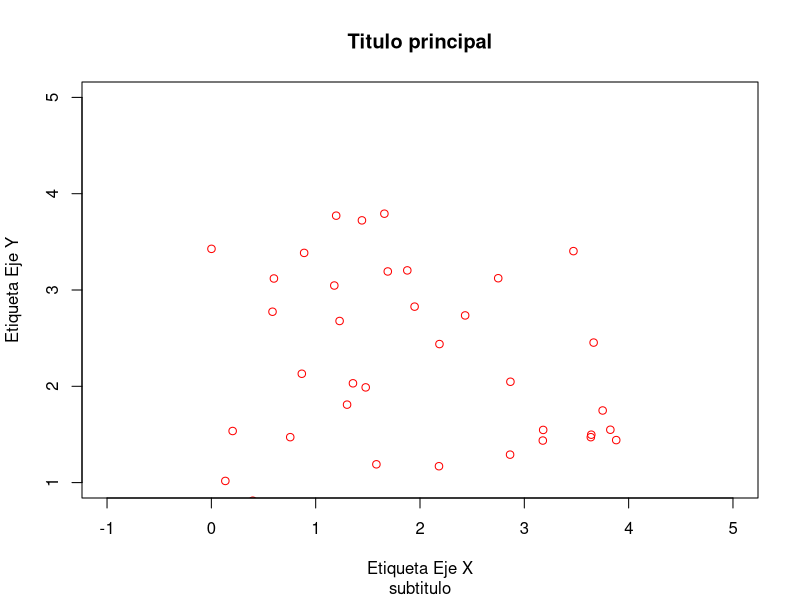
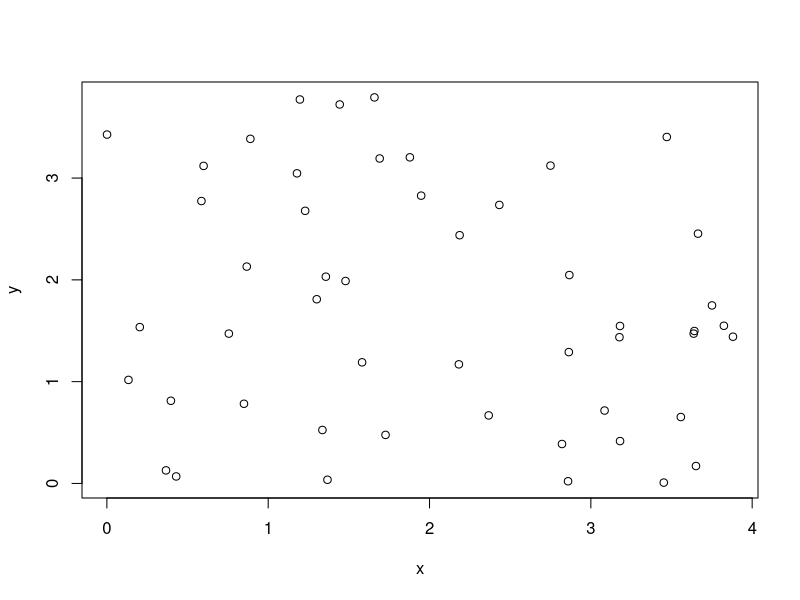
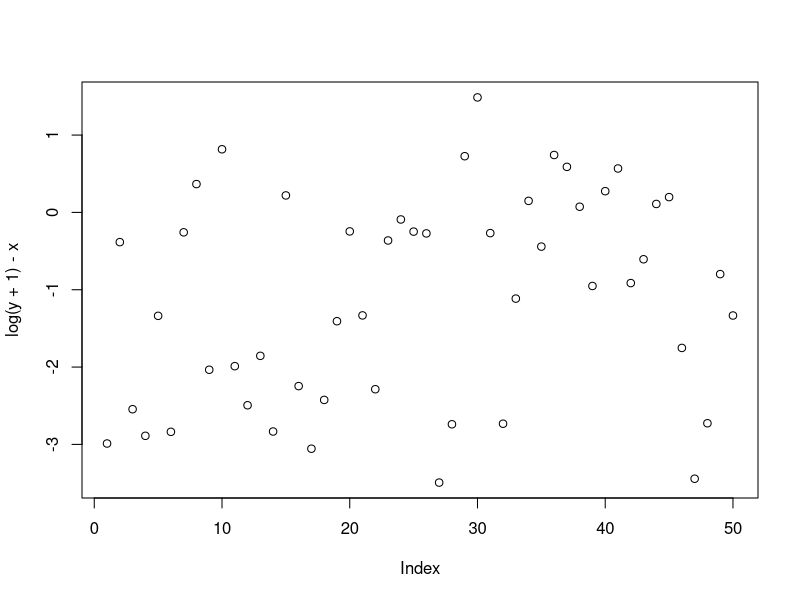
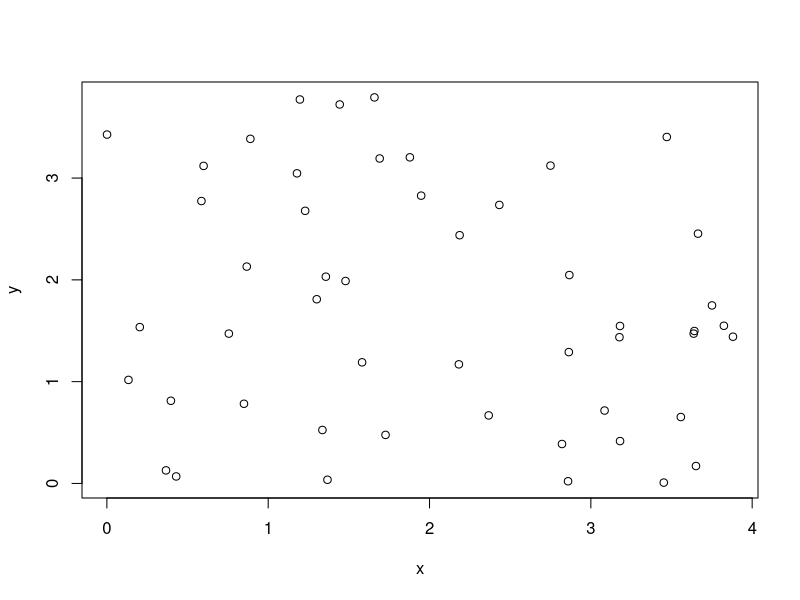
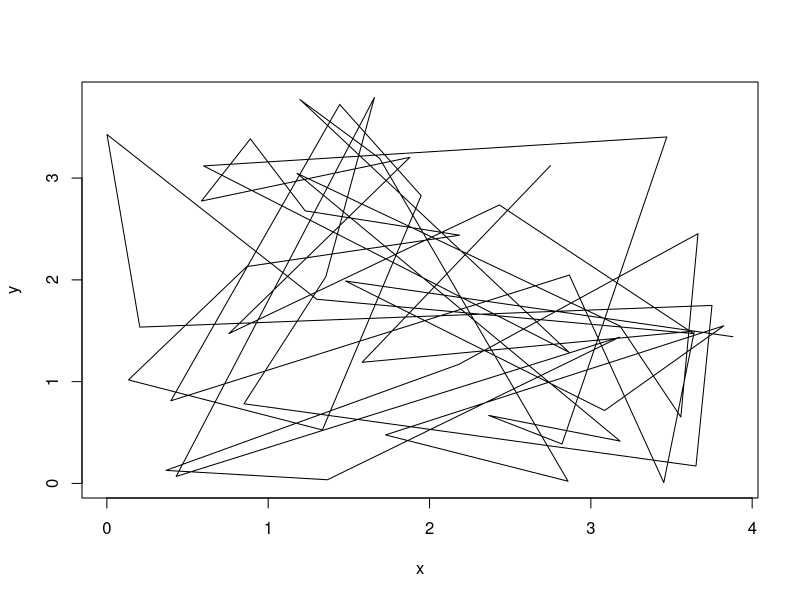
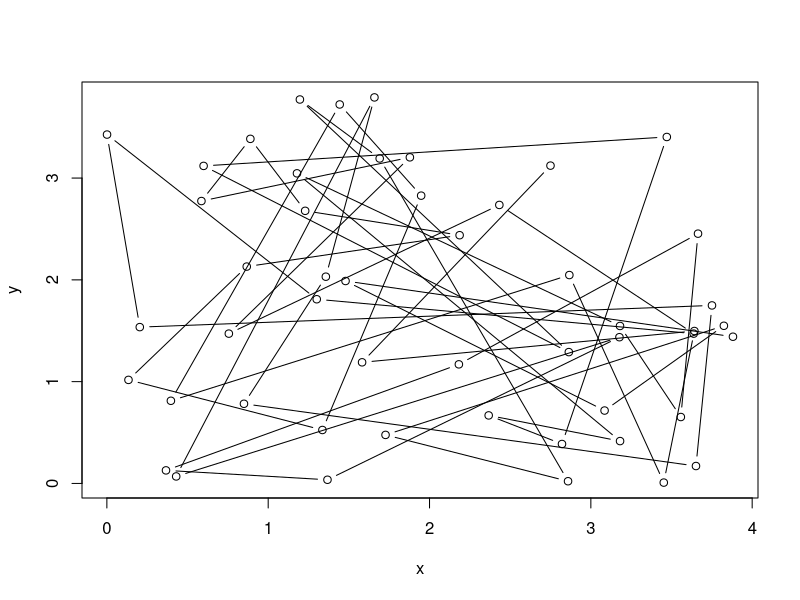
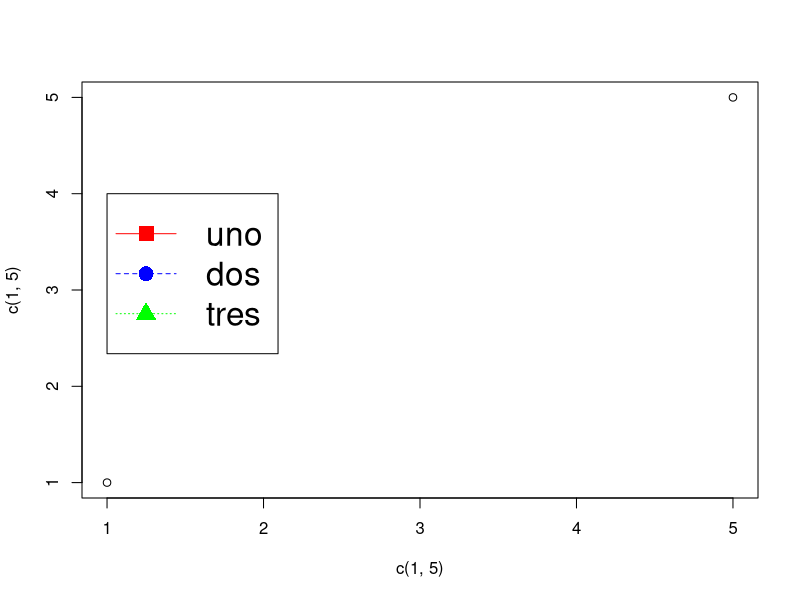
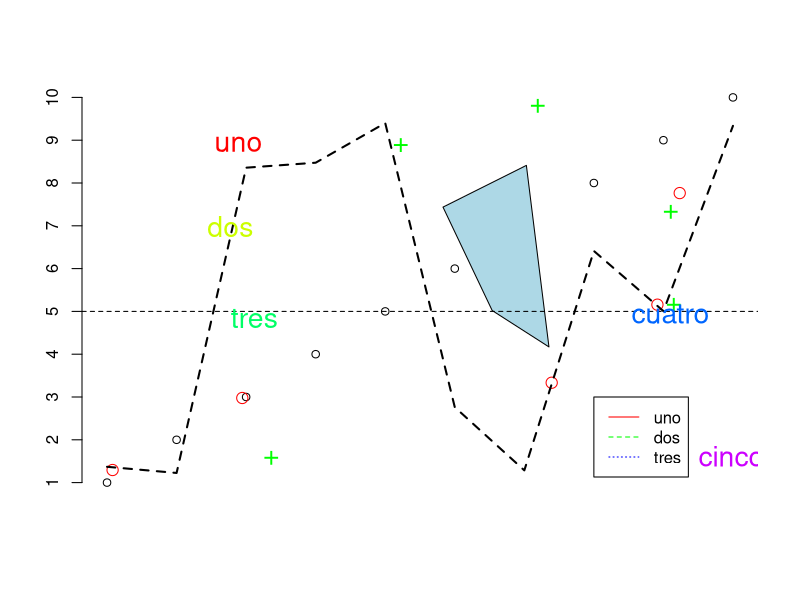

These charts were generated, in order, by the following R code:
#Graficos en R
# El comando plot()

x <- runif(50, 0, 4) # 50 numeros que sigen la normal entre 0 y 4
y <- runif(50, 0, 4) # 50 numeros que sigen la normal entre 0 y 4
plot(x, y, main = "Titulo principal", sub = "subtitulo", xlab = "Etiqueta Eje X", ylab = "Etiqueta Eje Y", xlim = c(-1, 5), ylim = c(1, 5), col = "red") # Grafica de dispersion

# Varicaciones de plot

z <- cbind(x, y)
z
plot(z)

plot(log(y + 1) - x)

plot(x, y, type = "p") # Grafica de puntos

plot(x, y, type = "l") # Grafica de lineas

plot(x, y, type = "b") # Grafica de puntos y lineas

plot(c(1, 5), c(1, 5))
legend(1, 4, c("uno", "dos", "tres"), lty = 1:3, col = c("red", "blue", "green"), pch = 15:17, cex = 2)

#Elementos parecidos a un "plot"
plot(1:10, 1:10, axes = FALSE, xlab = "", ylab = "")
polygon(runif(4, 1, 10), runif(4, 1, 10), col = "lightblue")
points(runif(5, 1, 10), runif(5, 1, 10), cex = 1.5, col = "red")
points(runif(5, 1, 10), runif(5, 1, 10), pch = "+", cex = 1.7, col = "green")
lines(1:10, runif(10, 1, 10), lty = 2, lwd = 2)
text(runif(5, 1, 10), runif(5, 1, 10), labels = c("uno", "dos", "tres", "cuatro", "cinco"), cex = 1.7, col = rainbow(5), abline(h = 5, lty = 2))
axis(2, labels = 1:10, at = 1:10)
legend(8, 3, lty = c(1:3), col = rainbow(3), legend = c("uno", "dos", "tres"))

#Tipos de puntos en un plot con los comandos plot: pch, cex, col 
plot(x, y, type = "n")
points(x, y, pch = 3, col = "red")
plot(c(1, 10), c(1, 3), type = "n", axes = FALSE, xlab = "", ylab = "")
points(1:10, rep(1, 10), pch = 1:10, cex = 2, col = "blue")
points(1:10, rep(2, 10), pch = 11:20, cex = 2, col = "red")
points(1:5, rep(3, 5), pch = 21:25, cex = 2, col = "blue", bg = "yellow")

par(mfrow = c(2, 2))
plot(rnorm((10)))
plot(runif(5), rnorm(5))
plot(runif(10))
plot(rnorm(10), rnorm(10))

#Bar char y dot char

VADeaths

barplot(VADeaths, beside = TRUE, ylim = c(0, 90), ylab = "Muertes por cada 1000", main = "Tasas de Mortalidad en Virginia")

dotchart(VADeaths, xlim = c(0, 75) ,xlab = "Muertes por cada 1000", main = "Tasas de Mortalidad en Virginia")
